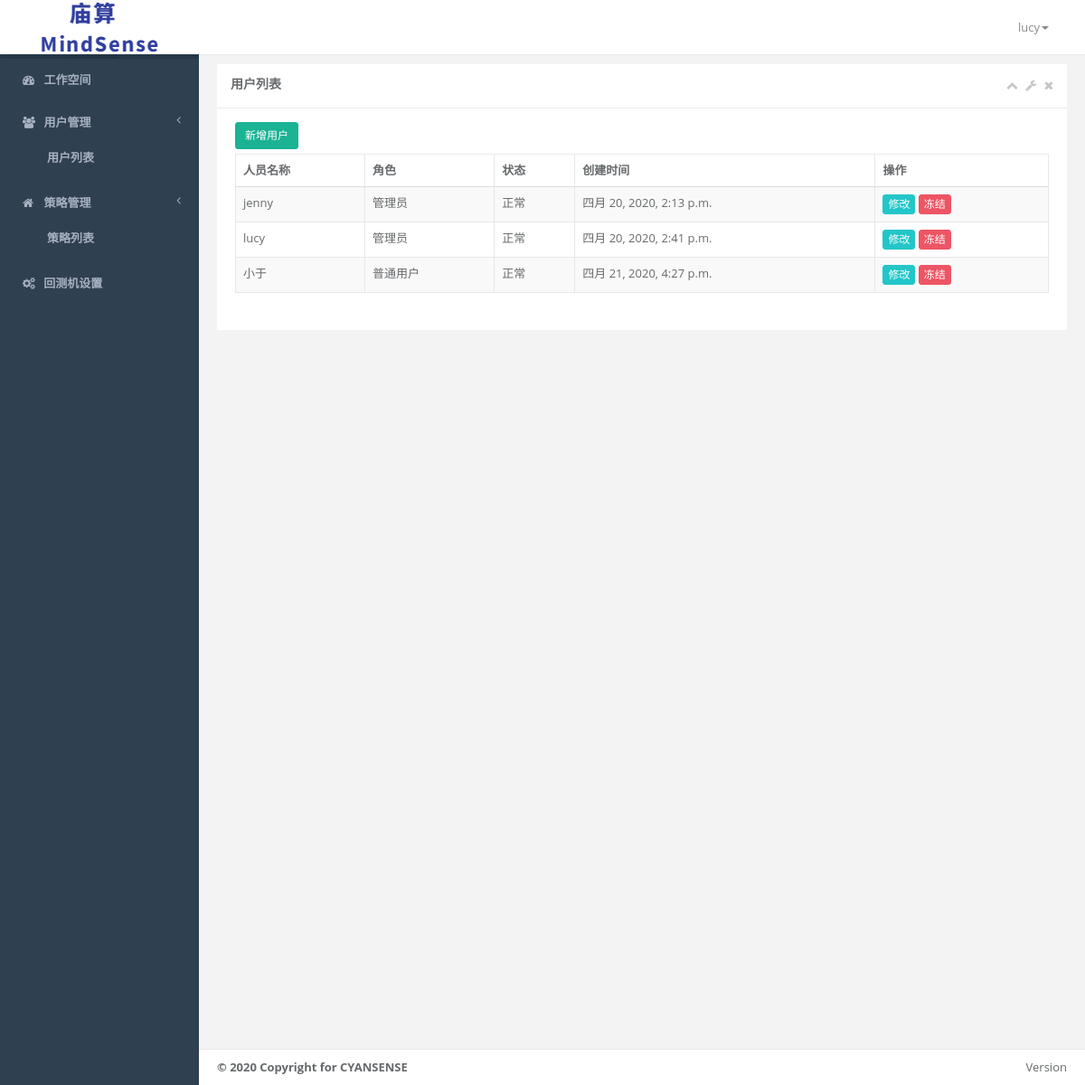
Page /user_list/ (signed in) on the committed database.
### User/models.py (models this page shows, shortened)
class Users(models.Model):
    ROLE_CHOICES = (
        (1, '普通用户'),
        (2, '管理员'),
    )
    id = models.UUIDField(default=uuid.uuid4, primary_key=True)
    user_name = models.CharField(verbose_name='用户名', max_length=64, unique=True)
    password = models.CharField(verbose_name='密码', max_length=256)
    role = models.IntegerField(verbose_name='角色', choices=ROLE_CHOICES, default=1)
    is_delete = models.BooleanField(verbose_name='状态', default=False)
    date_created = models.DateTimeField(verbose_name='创建时间', auto_now_add=True, null=True)
    class Meta:
        verbose_name = '用户管理'

### User/views.py (the view)
# urls.py: path('user_list/', views.UserListView.as_view(), name='user_lists'),
@method_decorator(check_login, name='dispatch')
class UserListView(ListView):
    template_name = 'user_list.html'
    context_object_name = 'users'
    model = Users
    paginate_by = 10
    def get_context_data(self, **kwargs):
        context = super().get_context_data(**kwargs)
        context.update({
            'app': '用户管理',
            'action': '用户列表',
        })
        return context

### User/utils.py (called while the page is built)
def check_login(function):
    @wraps(function)
    def inner(request, *args, **kwargs):
        if request.session.get('is_login') == '1':
            return function(request, *args, **kwargs)
        else:
            return redirect('/login/')
    return inner

### templates/user_list.html (shortened to what this page needs)
{% extends '_base_list.html' %}
{% block table_container %}
<div class="uc pull-left  m-r-5" style="margin-bottom: 5px;">
    <a href="{% url 'user:user_create' %}" class="btn btn-sm btn-primary"> 新增用户 </a>
</div>
<div>
    <table class="table table-striped table-bordered table-hover table-condensed">
        <thead>
        <tr>
            <th>人员名称</th>
            <th>角色</th>
            <th>状态</th>
            <th>创建时间</th>
            <th>操作</th>
        </tr>
        </thead>
        <tbody>
        {% for user in users %}
        <tr>
            <td>{{ user.user_name }}</td>
            <td>{{ user.get_role_display }}</td>
            {% if user.is_delete %}
                <td>冻结</td>
                {% else %}
                <td>正常</td>
            {% endif %}
            <td>{{ user.date_created }}</td>
            <td>
                <a href="{% url 'user:user_update' pk=user.id %}" class="btn btn-xs btn-info">修改</a>
                <a href="{% url 'user:user_state' pk=user.id %}" class="btn btn-xs btn-danger">冻结</a>
            </td>
        </tr>
        {% endfor %}
        </tbody>
    </table>
</div>
{% endblock %}

### templates/_header_bar.html (shortened to what this page needs)
<div class="row border-bottom">
    <nav class="navbar navbar-static-top white-bg" role="navigation" style="margin-bottom: 0">
        <ul class="nav navbar-top-links navbar-right">
            <li class="dropdown">
                <a data-toggle="dropdown" class="dropdown-toggle" href="#">
                    <span class="m-r-sm text-muted welcome-message">
                        <span style="font-size: 13px;font-weight: 400">{{request.session.user_id}}</span><b class="caret"></b>
                    </span>
                </a>
            </li>
        </ul>
    </nav>
</div>

### statics/css/mindsense.css (style rules this page uses)
.m-r-5 { margin-right: 5px !important; }

### rows in the picture
Users: session.user_id "lucy", user_name "lucy", role "管理员", is_delete "正常", date_created "四月 20, 2020, 2:41 p.m."
Users: user_name "jenny", role "管理员", is_delete "正常", date_created "四月 20, 2020, 2:13 p.m."
Users: user_name "小于", role "普通用户", is_delete "正常", date_created "四月 21, 2020, 4:27 p.m."

### other values in the picture
{{ action }} "用户列表"
